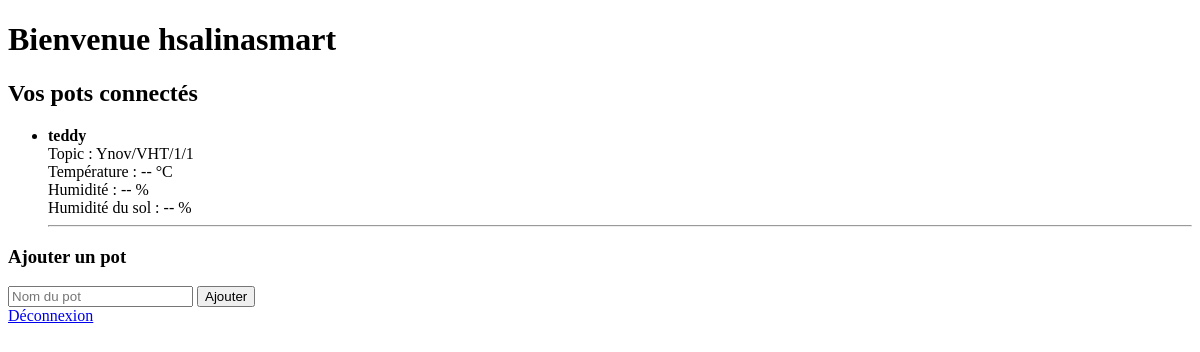
Page / (signed in) on the earlier database version.
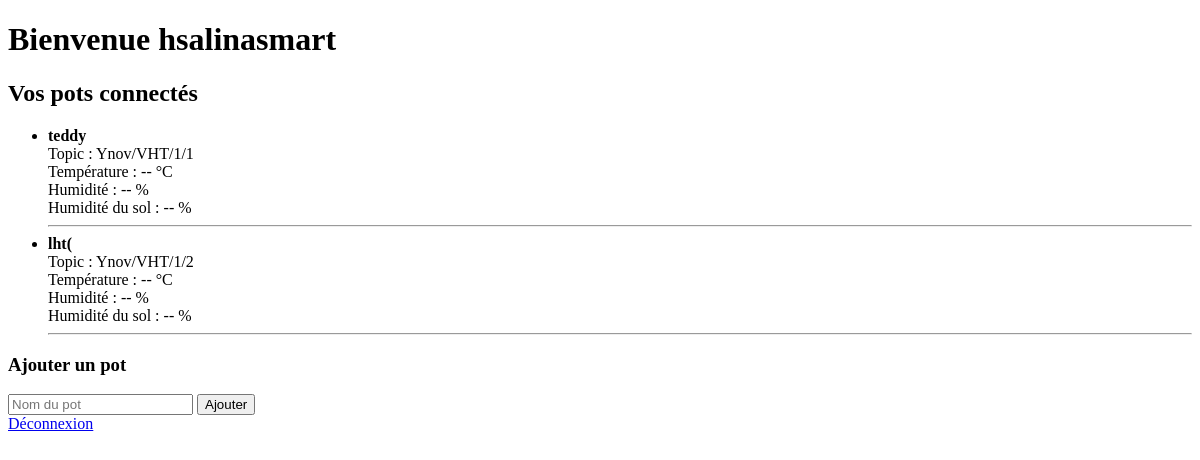
Same page on the later database version.
### tables this page shows
CREATE TABLE pots (
            id INTEGER PRIMARY KEY AUTOINCREMENT,
            user_id INTEGER NOT NULL,
            mqtt_id INTEGER NOT NULL,
            name TEXT NOT NULL,
            topic TEXT NOT NULL,
            FOREIGN KEY(user_id) REFERENCES users(id)
        );

### app.py (the view)
@app.route("/")
def home():
    if "user" not in session:
        return redirect(url_for("login"))
    pots = bdd.get_pots(session["user_id"])
    return render_template("dashboard.html", username=session["user"], pots=pots)

### bdd.py (called while the page is built)
def get_db():
    conn = sqlite3.connect(DB_PATH)
    conn.row_factory = sqlite3.Row
    return conn

def get_pots(user_id):
    conn = get_db()
    pots = conn.execute(
        "SELECT * FROM pots WHERE user_id=?",
        (user_id,)
    ).fetchall()
    conn.close()
    return pots

### templates/dashboard.html (shortened to what this page needs)
<!DOCTYPE html>
<html lang="fr">
<body>
    <h1>Bienvenue {{ username }}</h1>
    <h2>Vos pots connectés</h2>
    <ul>
        {% for pot in pots %}
        <li data-id="{{ pot.mqtt_id }}" data-topic="{{ pot.topic }}">
            <strong>{{ pot.name }}</strong><br>
            Topic : {{ pot.topic }}<br>
            Température : <span id="temp_{{ pot.mqtt_id }}">--</span> °C<br>
            Humidité : <span id="hum_{{ pot.mqtt_id }}">--</span> %<br>
            Humidité du sol : <span id="sol_{{pot.mqtt_id}}">--</span> %
        </li>
        <hr>
        {% endfor %}
    </ul>
    <h3>Ajouter un pot</h3>
    <form method="POST" action="/add-pot">
        <input name="name" placeholder="Nom du pot" required>
        <button>Ajouter</button>
    </form>
    <a href="/logout">Déconnexion</a>
    </body>
</html>

Differences in the rows shown:
now on this page (row edited): pots: name "lht(", topic "Ynov/VHT/1/2"
